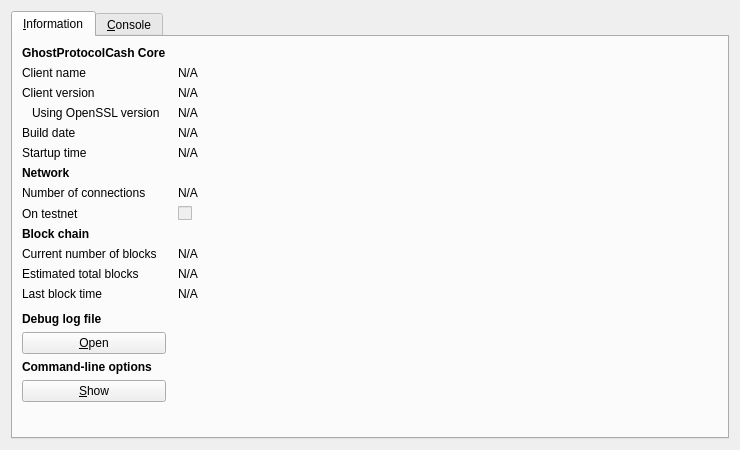
<?xml version="1.0" encoding="UTF-8"?>
<ui version="4.0">
 <class>RPCConsole</class>
 <widget class="QDialog" name="RPCConsole">
  <property name="geometry">
   <rect>
    <x>0</x>
    <y>0</y>
    <width>740</width>
    <height>450</height>
   </rect>
  </property>
  <property name="windowTitle">
   <string>GhostProtocolCash - Debug window</string>
  </property>
  <layout class="QVBoxLayout" name="verticalLayout_2">
   <item>
    <widget class="QTabWidget" name="tabWidget">
     <property name="currentIndex">
      <number>0</number>
     </property>
     <widget class="QWidget" name="tab_info">
      <attribute name="title">
       <string>&amp;Information</string>
      </attribute>
      <layout class="QGridLayout" name="gridLayout" columnstretch="0,1">
       <property name="horizontalSpacing">
        <number>12</number>
       </property>
       <item row="0" column="0">
        <widget class="QLabel" name="label_9">
         <property name="font">
          <font>
           <weight>75</weight>
           <bold>true</bold>
          </font>
         </property>
         <property name="text">
          <string>GhostProtocolCash Core</string>
         </property>
        </widget>
       </item>
       <item row="1" column="0">
        <widget class="QLabel" name="label_5">
         <property name="text">
          <string>Client name</string>
         </property>
        </widget>
       </item>
       <item row="1" column="1">
        <widget class="QLabel" name="clientName">
         <property name="cursor">
          <cursorShape>IBeamCursor</cursorShape>
         </property>
         <property name="text">
          <string>N/A</string>
         </property>
         <property name="textFormat">
          <enum>Qt::PlainText</enum>
         </property>
         <property name="textInteractionFlags">
          <set>Qt::LinksAccessibleByMouse|Qt::TextSelectableByKeyboard|Qt::TextSelectableByMouse</set>
         </property>
        </widget>
       </item>
       <item row="2" column="0">
        <widget class="QLabel" name="label_6">
         <property name="text">
          <string>Client version</string>
         </property>
        </widget>
       </item>
       <item row="2" column="1">
        <widget class="QLabel" name="clientVersion">
         <property name="cursor">
          <cursorShape>IBeamCursor</cursorShape>
         </property>
         <property name="text">
          <string>N/A</string>
         </property>
         <property name="textFormat">
          <enum>Qt::PlainText</enum>
         </property>
         <property name="textInteractionFlags">
          <set>Qt::LinksAccessibleByMouse|Qt::TextSelectableByKeyboard|Qt::TextSelectableByMouse</set>
         </property>
        </widget>
       </item>
       <item row="3" column="0">
        <widget class="QLabel" name="label_14">
         <property name="text">
          <string>Using OpenSSL version</string>
         </property>
         <property name="indent">
          <number>10</number>
         </property>
        </widget>
       </item>
       <item row="3" column="1">
        <widget class="QLabel" name="openSSLVersion">
         <property name="cursor">
          <cursorShape>IBeamCursor</cursorShape>
         </property>
         <property name="text">
          <string>N/A</string>
         </property>
         <property name="textFormat">
          <enum>Qt::PlainText</enum>
         </property>
         <property name="textInteractionFlags">
          <set>Qt::LinksAccessibleByMouse|Qt::TextSelectableByKeyboard|Qt::TextSelectableByMouse</set>
         </property>
        </widget>
       </item>
       <item row="4" column="0">
        <widget class="QLabel" name="label_12">
         <property name="text">
          <string>Build date</string>
         </property>
        </widget>
       </item>
       <item row="4" column="1">
        <widget class="QLabel" name="buildDate">
         <property name="cursor">
          <cursorShape>IBeamCursor</cursorShape>
         </property>
         <property name="text">
          <string>N/A</string>
         </property>
         <property name="textFormat">
          <enum>Qt::PlainText</enum>
         </property>
         <property name="textInteractionFlags">
          <set>Qt::LinksAccessibleByMouse|Qt::TextSelectableByKeyboard|Qt::TextSelectableByMouse</set>
         </property>
        </widget>
       </item>
       <item row="5" column="0">
        <widget class="QLabel" name="label_13">
         <property name="text">
          <string>Startup time</string>
         </property>
        </widget>
       </item>
       <item row="5" column="1">
        <widget class="QLabel" name="startupTime">
         <property name="cursor">
          <cursorShape>IBeamCursor</cursorShape>
         </property>
         <property name="text">
          <string>N/A</string>
         </property>
         <property name="textFormat">
          <enum>Qt::PlainText</enum>
         </property>
         <property name="textInteractionFlags">
          <set>Qt::LinksAccessibleByMouse|Qt::TextSelectableByKeyboard|Qt::TextSelectableByMouse</set>
         </property>
        </widget>
       </item>
       <item row="6" column="0">
        <widget class="QLabel" name="label_11">
         <property name="font">
          <font>
           <weight>75</weight>
           <bold>true</bold>
          </font>
         </property>
         <property name="text">
          <string>Network</string>
         </property>
        </widget>
       </item>
       <item row="7" column="0">
        <widget class="QLabel" name="label_7">
         <property name="text">
          <string>Number of connections</string>
         </property>
        </widget>
       </item>
       <item row="7" column="1">
        <widget class="QLabel" name="numberOfConnections">
         <property name="cursor">
          <cursorShape>IBeamCursor</cursorShape>
         </property>
         <property name="text">
          <string>N/A</string>
         </property>
         <property name="textFormat">
          <enum>Qt::PlainText</enum>
         </property>
         <property name="textInteractionFlags">
          <set>Qt::LinksAccessibleByMouse|Qt::TextSelectableByKeyboard|Qt::TextSelectableByMouse</set>
         </property>
        </widget>
       </item>
       <item row="8" column="0">
        <widget class="QLabel" name="label_8">
         <property name="text">
          <string>On testnet</string>
         </property>
        </widget>
       </item>
       <item row="8" column="1">
        <widget class="QCheckBox" name="isTestNet">
         <property name="enabled">
          <bool>false</bool>
         </property>
         <property name="text">
          <string/>
         </property>
        </widget>
       </item>
       <item row="9" column="0">
        <widget class="QLabel" name="label_10">
         <property name="font">
          <font>
           <weight>75</weight>
           <bold>true</bold>
          </font>
         </property>
         <property name="text">
          <string>Block chain</string>
         </property>
        </widget>
       </item>
       <item row="10" column="0">
        <widget class="QLabel" name="label_3">
         <property name="text">
          <string>Current number of blocks</string>
         </property>
        </widget>
       </item>
       <item row="10" column="1">
        <widget class="QLabel" name="numberOfBlocks">
         <property name="cursor">
          <cursorShape>IBeamCursor</cursorShape>
         </property>
         <property name="text">
          <string>N/A</string>
         </property>
         <property name="textFormat">
          <enum>Qt::PlainText</enum>
         </property>
         <property name="textInteractionFlags">
          <set>Qt::LinksAccessibleByMouse|Qt::TextSelectableByKeyboard|Qt::TextSelectableByMouse</set>
         </property>
        </widget>
       </item>
       <item row="11" column="0">
        <widget class="QLabel" name="label_4">
         <property name="text">
          <string>Estimated total blocks</string>
         </property>
        </widget>
       </item>
       <item row="11" column="1">
        <widget class="QLabel" name="totalBlocks">
         <property name="cursor">
          <cursorShape>IBeamCursor</cursorShape>
         </property>
         <property name="text">
          <string>N/A</string>
         </property>
         <property name="textFormat">
          <enum>Qt::PlainText</enum>
         </property>
         <property name="textInteractionFlags">
          <set>Qt::LinksAccessibleByMouse|Qt::TextSelectableByKeyboard|Qt::TextSelectableByMouse</set>
         </property>
        </widget>
       </item>
       <item row="12" column="0">
        <widget class="QLabel" name="label_2">
         <property name="text">
          <string>Last block time</string>
         </property>
        </widget>
       </item>
       <item row="12" column="1">
        <widget class="QLabel" name="lastBlockTime">
         <property name="cursor">
          <cursorShape>IBeamCursor</cursorShape>
         </property>
         <property name="text">
          <string>N/A</string>
         </property>
         <property name="textFormat">
          <enum>Qt::PlainText</enum>
         </property>
         <property name="textInteractionFlags">
          <set>Qt::LinksAccessibleByMouse|Qt::TextSelectableByKeyboard|Qt::TextSelectableByMouse</set>
         </property>
        </widget>
       </item>
       <item row="13" column="0">
        <spacer name="verticalSpacer_2">
         <property name="orientation">
          <enum>Qt::Vertical</enum>
         </property>
         <property name="sizeHint" stdset="0">
          <size>
           <width>20</width>
           <height>20</height>
          </size>
         </property>
        </spacer>
       </item>
       <item row="14" column="0">
        <widget class="QLabel" name="labelDebugLogfile">
         <property name="font">
          <font>
           <weight>75</weight>
           <bold>true</bold>
          </font>
         </property>
         <property name="text">
          <string>Debug log file</string>
         </property>
        </widget>
       </item>
       <item row="15" column="0">
        <widget class="QPushButton" name="openDebugLogfileButton">
         <property name="toolTip">
          <string>Open the GhostProtocolCash debug log file from the current data directory. This can take a few seconds for large log files.</string>
         </property>
         <property name="text">
          <string>&amp;Open</string>
         </property>
         <property name="autoDefault">
          <bool>false</bool>
         </property>
        </widget>
       </item>
       <item row="16" column="0">
        <widget class="QLabel" name="labelCLOptions">
         <property name="font">
          <font>
           <weight>75</weight>
           <bold>true</bold>
          </font>
         </property>
         <property name="text">
          <string>Command-line options</string>
         </property>
        </widget>
       </item>
       <item row="17" column="0">
        <widget class="QPushButton" name="showCLOptionsButton">
         <property name="toolTip">
          <string>Show the GhostProtocolCash-Qt help message to get a list with possible GhostProtocolCash command-line options.</string>
         </property>
         <property name="text">
          <string>&amp;Show</string>
         </property>
         <property name="autoDefault">
          <bool>false</bool>
         </property>
        </widget>
       </item>
       <item row="18" column="0">
        <spacer name="verticalSpacer">
         <property name="orientation">
          <enum>Qt::Vertical</enum>
         </property>
         <property name="sizeHint" stdset="0">
          <size>
           <width>20</width>
           <height>40</height>
          </size>
         </property>
        </spacer>
       </item>
      </layout>
     </widget>
     <widget class="QWidget" name="tab_console">
      <attribute name="title">
       <string>&amp;Console</string>
      </attribute>
      <layout class="QVBoxLayout" name="verticalLayout_3">
       <property name="spacing">
        <number>3</number>
       </property>
       <item>
        <widget class="QTextEdit" name="messagesWidget">
         <property name="minimumSize">
          <size>
           <width>0</width>
           <height>100</height>
          </size>
         </property>
         <property name="readOnly">
          <bool>true</bool>
         </property>
         <property name="tabKeyNavigation" stdset="0">
          <bool>false</bool>
         </property>
         <property name="columnCount" stdset="0">
          <number>2</number>
         </property>
        </widget>
       </item>
       <item>
        <layout class="QHBoxLayout" name="horizontalLayout">
         <property name="spacing">
          <number>3</number>
         </property>
         <item>
          <widget class="QLabel" name="label">
           <property name="text">
            <string notr="true">&gt;</string>
           </property>
          </widget>
         </item>
         <item>
          <widget class="QLineEdit" name="lineEdit"/>
         </item>
         <item>
          <widget class="QPushButton" name="clearButton">
           <property name="maximumSize">
            <size>
             <width>24</width>
             <height>24</height>
            </size>
           </property>
           <property name="toolTip">
            <string>Clear console</string>
           </property>
           <property name="text">
            <string/>
           </property>
           <property name="icon">
            <iconset resource="../bitcoin.qrc">
             <normaloff>:/icons/remove</normaloff>:/icons/remove</iconset>
           </property>
           <property name="shortcut">
            <string notr="true">Ctrl+L</string>
           </property>
           <property name="autoDefault">
            <bool>false</bool>
           </property>
          </widget>
         </item>
        </layout>
       </item>
      </layout>
     </widget>
    </widget>
   </item>
  </layout>
 </widget>
 <resources>
  <include location="../bitcoin.qrc"/>
 </resources>
 <connections/>
</ui>
